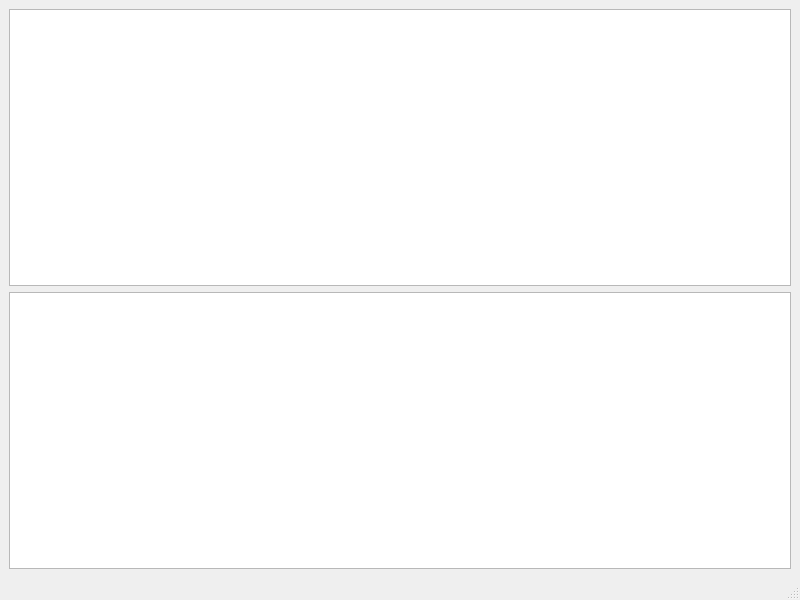
<?xml version="1.0" encoding="UTF-8"?>
<ui version="4.0">
 <class>window</class>
 <widget class="QMainWindow" name="window">
  <property name="geometry">
   <rect>
    <x>0</x>
    <y>0</y>
    <width>800</width>
    <height>600</height>
   </rect>
  </property>
  <property name="windowTitle">
   <string>My Gui</string>
  </property>
  <widget class="QWidget" name="central">
   <layout class="QVBoxLayout" name="verticalLayout_4">
    <item>
     <widget class="QTreeView" name="treeView"/>
    </item>
    <item>
     <widget class="QTableView" name="tableView"/>
    </item>
   </layout>
  </widget>
  <widget class="QStatusBar" name="statusBar"/>
  <action name="actionOpen">
   <property name="text">
    <string>Open</string>
   </property>
  </action>
  <action name="actionClose">
   <property name="text">
    <string>Close</string>
   </property>
  </action>
  <action name="actionSave">
   <property name="text">
    <string>Save</string>
   </property>
  </action>
  <action name="actionSave_all">
   <property name="text">
    <string>Save all</string>
   </property>
  </action>
  <action name="actionReread">
   <property name="text">
    <string>Reread</string>
   </property>
  </action>
  <action name="actionReread_all">
   <property name="text">
    <string>Reread all</string>
   </property>
  </action>
  <action name="actionClose_2">
   <property name="text">
    <string>Close</string>
   </property>
  </action>
  <action name="actionClose_all">
   <property name="text">
    <string>Close all</string>
   </property>
  </action>
 </widget>
 <resources/>
 <connections/>
</ui>
